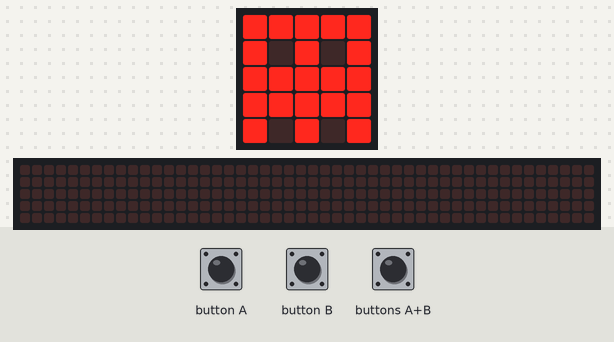
A program run on a simulated BBC micro:bit running MicroPython. Parts: the board's 5×5 LED display, a strip that is not on the board, showing the scrolling text unrolled. The inputs (shaded band) are chosen by the test bench. The 48×5 strip is a reading aid, not a part: it shows the text the display is scrolling, unrolled, one strip-width of it at a time.

Above: at 1.2 s.
1.3 s: button A pressed for 0.15 s
At 1.37 s:
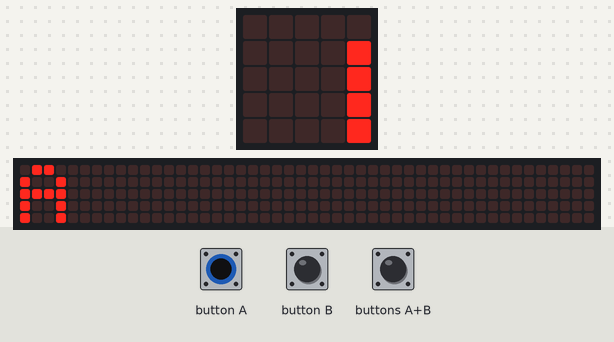
2.0 s: button B pressed for 1 s
At 2.72 s:
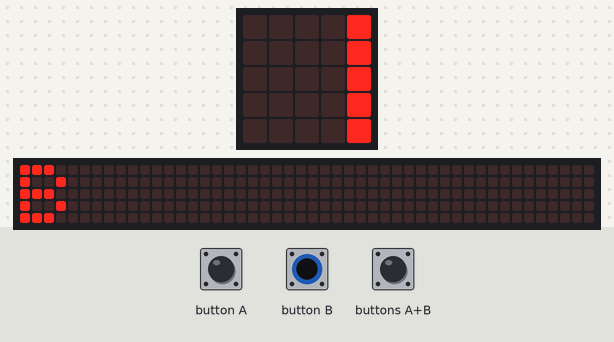
3.6 s: buttons A+B pressed for 1 s
At 4.07 s:
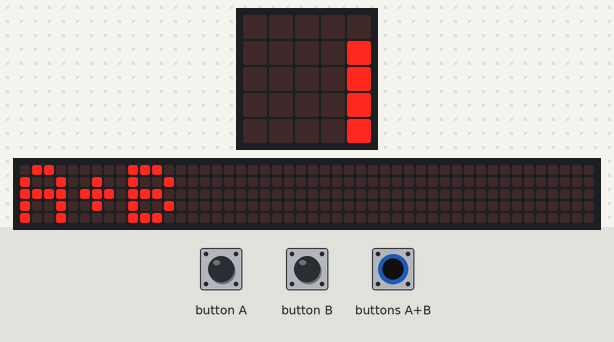
8.2 s: button A pressed for 3.2 s
At 8.42 s:
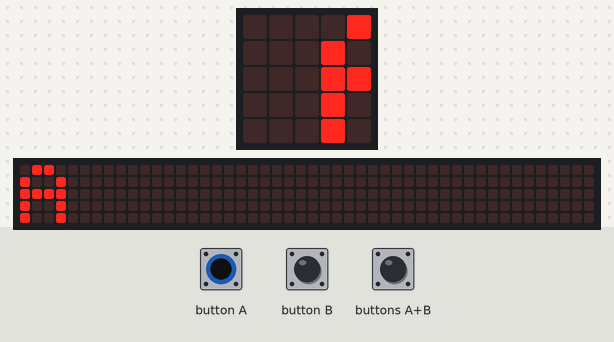
12.0 s: button B pressed for 3.2 s
At 12.47 s:
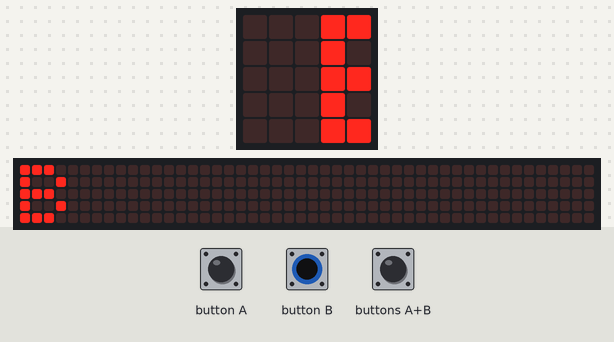

Measured:
- after the input at 1.3 s, the display: changes at once (image 1)
- after the input at 2.0 s, the display: first differs from a run without the input after 0.65 s (image 2)
- after the input at 3.6 s, the display: first differs from a run without the input after 0.40 s (image 3)
- after the input at 8.2 s, the display: first changes at once (image 4 shows a later state)
- after the input at 12.0 s, the display: first differs from a run without the input after 0.25 s (image 5 shows a later state)

The program:

ex06_button_if_elif_else_both.py
```python
from microbit import *
while True:
    if (button_a.is_pressed()==True) and (button_b.is_pressed()==True):
        display.scroll("A+B")
    elif button_a.is_pressed()==True:
        display.scroll("A")
    elif button_b.is_pressed()==True:
        display.scroll("B")
    else:
        display.show(Image.GHOST)
```
